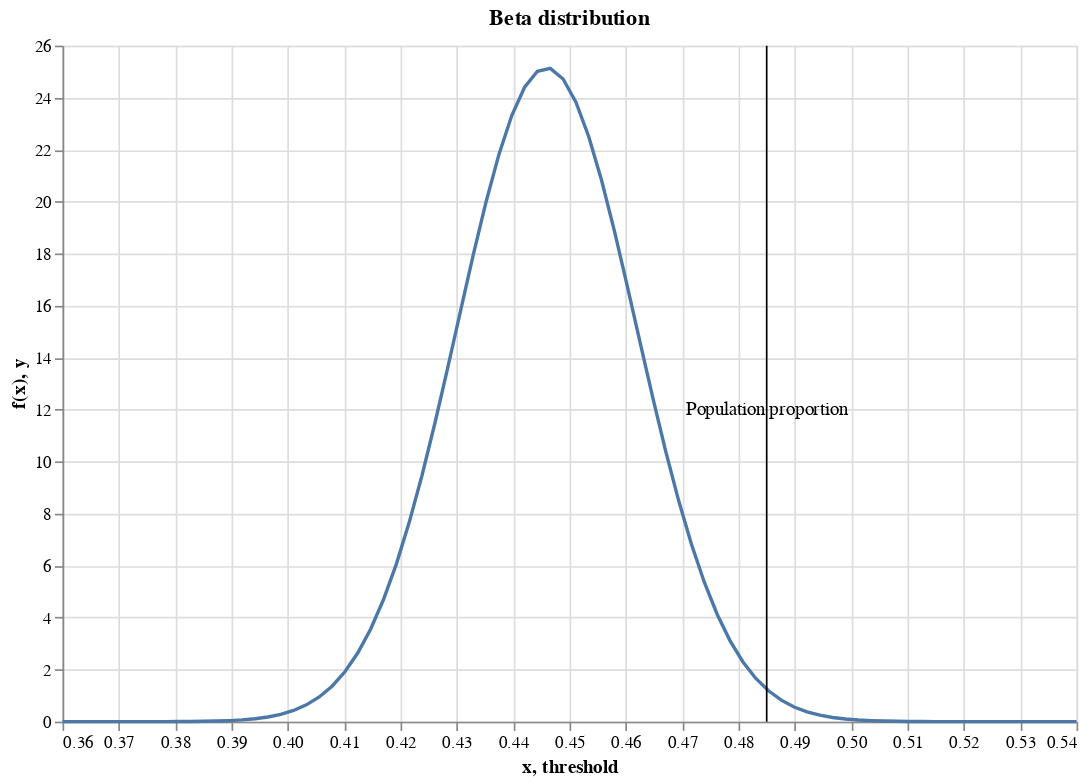

Notebook source saved alongside this figure:
### Code cell
x = np.linspace(0.36,0.54,80)
dist = beta(438,544)
source = pd.DataFrame({'x':x, 'f(x)': dist.pdf(x)})
pd_diag = alt.Chart(source).mark_line().encode(
    x='x',
    y='f(x)'
)
threshold = pd.DataFrame([{"threshold": 0.485}])

rule = alt.Chart(threshold).mark_rule().encode(
    x='threshold:Q'
)

text = alt.Chart({'values':[{'x': 0.485, 'y': 12}]}).mark_text(
    text='Population proportion', angle=0
).encode(
    x='x:Q', y='y:Q'
)
(pd_diag + rule + text).properties(width = 600,height = 400,
                           title="Beta distribution")

### Figure 1 — Vega-Lite specification as saved in the notebook (floating-point values rounded to 4 significant figures)
{"config": {"view": {"continuousWidth": 300, "continuousHeight": 300}}, "layer": [{"data": {"name": "data-d9f4513efdc0cd1b59eaf7808008a196"}, "mark": {"type": "line"}, "encoding": {"x": {"field": "x", "type": "quantitative"}, "y": {"field": "f(x)", "type": "quantitative"}}}, {"data": {"name": "data-b9cb662b31c149c7d6b41c7b119085d7"}, "mark": {"type": "rule"}, "encoding": {"x": {"field": "threshold", "type": "quantitative"}}}, {"data": {"name": "data-da4d277671f21e1696173c923183b873"}, "mark": {"type": "text", "angle": 0, "text": "Population proportion"}, "encoding": {"x": {"field": "x", "type": "quantitative"}, "y": {"field": "y", "type": "quantitative"}}}], "height": 400, "title": "Beta distribution", "width": 600, "$schema": "https://vega.github.io/schema/vega-lite/v5.8.0.json", "datasets": {"data-d9f4513efdc0cd1b59eaf7808008a196": [{"x": 0.36, "f(x)": 5.96e-06}, {"x": 0.3623, "f(x)": 1.354e-05}, {"x": 0.3646, "f(x)": 3.002e-05}, {"x": 0.3668, "f(x)": 6.498e-05}, {"x": 0.3691, "f(x)": 0.0001373}, {"x": 0.3714, "f(x)": 0.0002834}, {"x": 0.3737, "f(x)": 0.0005714}, {"x": 0.3759, "f(x)": 0.001125}, {"x": 0.3782, "f(x)": 0.002164}, {"x": 0.3805, "f(x)": 0.004069}, {"x": 0.3828, "f(x)": 0.007474}, {"x": 0.3851, "f(x)": 0.01342}, {"x": 0.3873, "f(x)": 0.02355}, {"x": 0.3896, "f(x)": 0.04041}, {"x": 0.3919, "f(x)": 0.06779}, {"x": 0.3942, "f(x)": 0.1112}, {"x": 0.3965, "f(x)": 0.1784}, {"x": 0.3987, "f(x)": 0.28}, {"x": 0.401, "f(x)": 0.4297}, {"x": 0.4033, "f(x)": 0.6452}, {"x": 0.4056, "f(x)": 0.9478}, {"x": 0.4078, "f(x)": 1.362}, {"x": 0.4101, "f(x)": 1.916}, {"x": 0.4124, "f(x)": 2.638}, {"x": 0.4147, "f(x)": 3.554}, {"x": 0.417, "f(x)": 4.687}, {"x": 0.4192, "f(x)": 6.05}, {"x": 0.4215, "f(x)": 7.645}, {"x": 0.4238, "f(x)": 9.458}, {"x": 0.4261, "f(x)": 11.46}, {"x": 0.4284, "f(x)": 13.59}, {"x": 0.4306, "f(x)": 15.78}, {"x": 0.4329, "f(x)": 17.95}, {"x": 0.4352, "f(x)": 20.0}, {"x": 0.4375, "f(x)": 21.82}, {"x": 0.4397, "f(x)": 23.31}, {"x": 0.442, "f(x)": 24.4}, {"x": 0.4443, "f(x)": 25.01}, {"x": 0.4466, "f(x)": 25.12}, {"x": 0.4489, "f(x)": 24.72}, {"x": 0.4511, "f(x)": 23.82}, {"x": 0.4534, "f(x)": 22.5}, {"x": 0.4557, "f(x)": 20.81}, {"x": 0.458, "f(x)": 18.86}, {"x": 0.4603, "f(x)": 16.75}, {"x": 0.4625, "f(x)": 14.58}, {"x": 0.4648, "f(x)": 12.43}, {"x": 0.4671, "f(x)": 10.39}, {"x": 0.4694, "f(x)": 8.503}, {"x": 0.4716, "f(x)": 6.821}, {"x": 0.4739, "f(x)": 5.362}, {"x": 0.4762, "f(x)": 4.13}, {"x": 0.4785, "f(x)": 3.118}, {"x": 0.4808, "f(x)": 2.306}, {"x": 0.483, "f(x)": 1.672}, {"x": 0.4853, "f(x)": 1.187}, {"x": 0.4876, "f(x)": 0.8265}, {"x": 0.4899, "f(x)": 0.5637}, {"x": 0.4922, "f(x)": 0.3768}, {"x": 0.4944, "f(x)": 0.2468}, {"x": 0.4967, "f(x)": 0.1584}, {"x": 0.499, "f(x)": 0.0996}, {"x": 0.5013, "f(x)": 0.06138}, {"x": 0.5035, "f(x)": 0.03706}, {"x": 0.5058, "f(x)": 0.02192}, {"x": 0.5081, "f(x)": 0.01271}, {"x": 0.5104, "f(x)": 0.007217}, {"x": 0.5127, "f(x)": 0.004016}, {"x": 0.5149, "f(x)": 0.002189}, {"x": 0.5172, "f(x)": 0.001169}, {"x": 0.5195, "f(x)": 0.0006116}, {"x": 0.5218, "f(x)": 0.0003135}, {"x": 0.5241, "f(x)": 0.0001574}, {"x": 0.5263, "f(x)": 7.738e-05}, {"x": 0.5286, "f(x)": 3.727e-05}, {"x": 0.5309, "f(x)": 1.758e-05}, {"x": 0.5332, "f(x)": 8.121e-06}, {"x": 0.5354, "f(x)": 3.674e-06}, {"x": 0.5377, "f(x)": 1.628e-06}, {"x": 0.54, "f(x)": 7.061e-07}], "data-b9cb662b31c149c7d6b41c7b119085d7": [{"threshold": 0.485}], "data-da4d277671f21e1696173c923183b873": [{"x": 0.485, "y": 12}]}}
